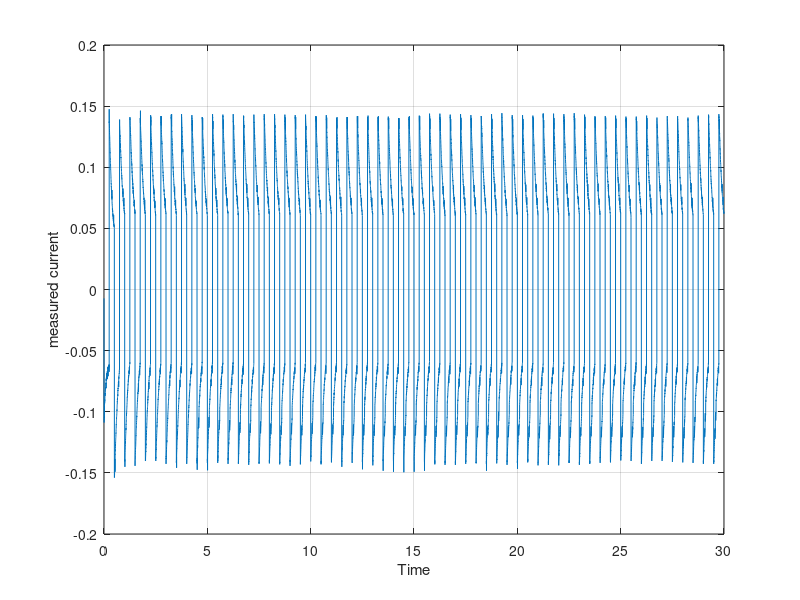
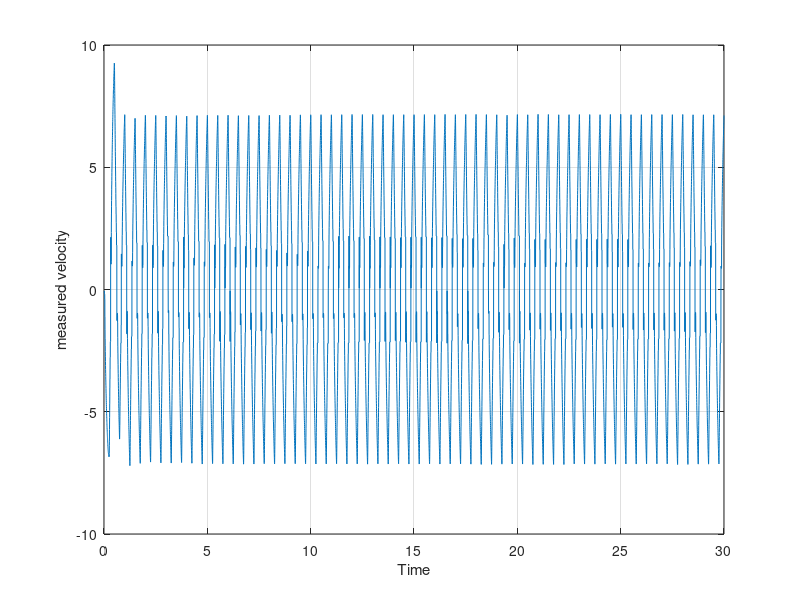

MATLAB code to generate these figures, in order: (Note: this script raises an error after producing the figures.)
%% preparation %%
close all
clear all
clc

%% Data %%

Ra = 8.4;  % armature resistance
L = 1.16e-3; % armature inductance
Ke = 0.042; % torque constant
Kc =  0.042; % back-emf constant
Jm = 4e-6; % motor inertia 
Jr = 4.98e-5; % rod inertia computed manually
Br = 1.49e-5; % damping coeff. estimated in previous experiments



%% Neglecting electrical dynamics %%

A1 =[ (-Br-Kc*Ke/Ra)/(Jm+Jr)];

B1 = [ (Kc/Ra)/(Jm+Jr)];

C1 = [1];

D1 = [0];

sys_partial = ss(A1,B1,C1,D1)

eigenvalues = eig(A1)

%% Transfer Function %%


G_partial = tf(sys_partial)   % compute the transfer function matrix  
% figure 
% bode(G_partial)  % Plot the two Bode diagrams of the two transfer functions that we want ( from Va to theta and from Va to alpha)


%% Load and plot the experimental data

%the motor+rod system was fed a +-1V square wave at 0.1Hz

load('current4.mat');
load('omega4.mat');

time_vector_current = current(1,:);
current_vector = current(2,:);

figure
plot(time_vector_current,current_vector);
xlabel('Time');
ylabel('measured current');
grid on;

time_vector_omega = omega(1,:);
omega_vector =(pi/180)*omega(2,:); % converted in rad/s
end_index = find(time_vector_omega >= 30, 1);
start_index = find(time_vector_omega >= 0, 1);
time_vector_omega = time_vector_omega(start_index:end_index);
omega_vector =omega_vector(start_index:end_index);

omega0 = omega_vector(1);
time_vector_omega = time_vector_omega - time_vector_omega(1);

figure
plot(time_vector_omega,omega_vector);
xlabel('Time');
ylabel('measured velocity');
grid on;

open("motor_and_rod_model_simulink.slx")

%% estimated values %%

Br = 2.5592e-5
Jr = 9.5958e-5
